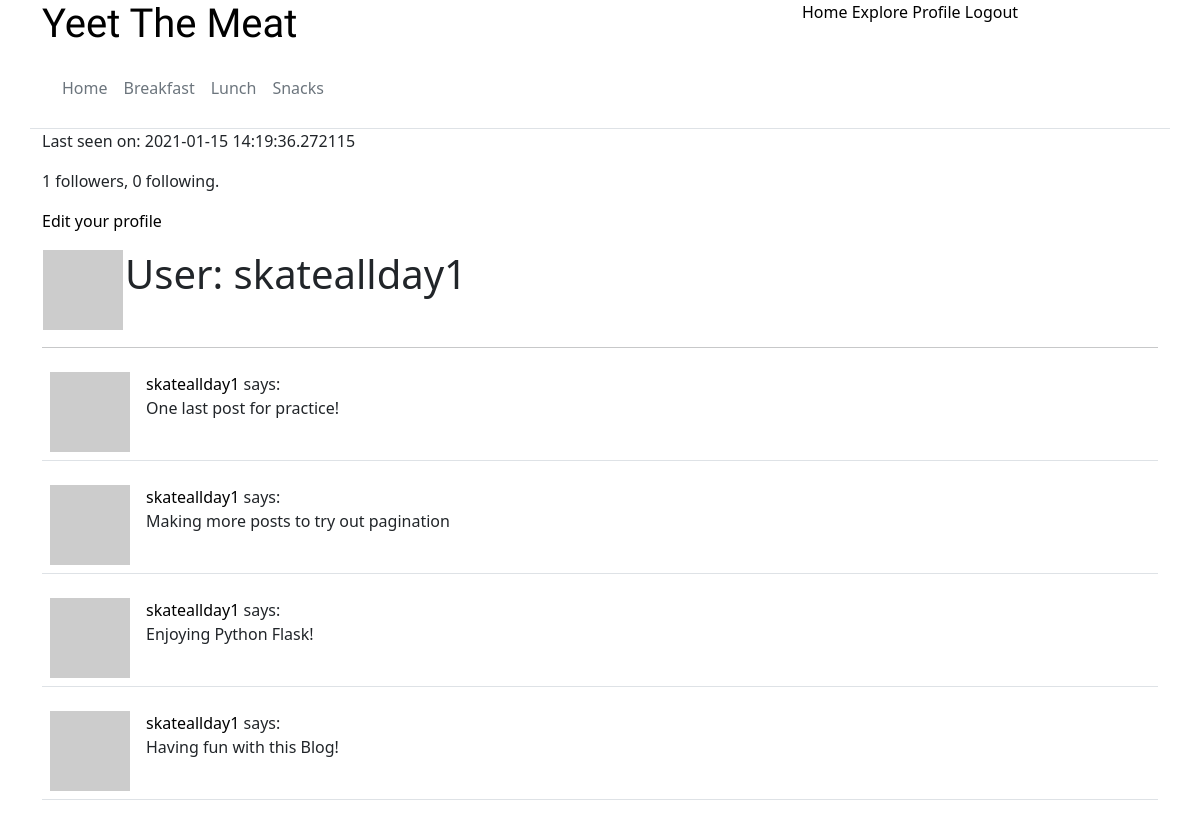
/user/skateallday1 (signed in, upper part), run on an earlier commit of the app's database.
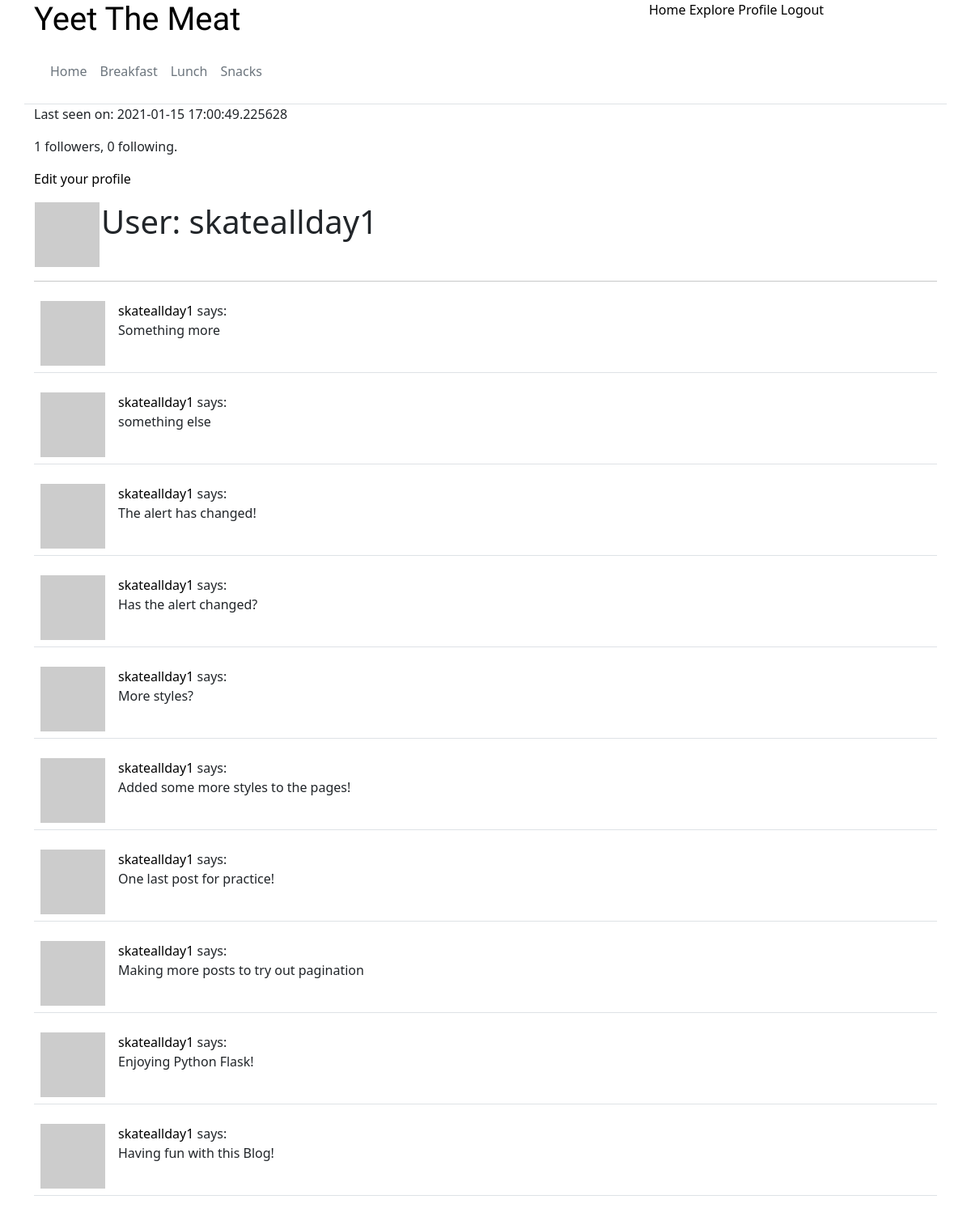
And on a later commit of the database.
### app/models.py (models this page shows, shortened)
class User(UserMixin, db.Model):
    id = db.Column(db.Integer, primary_key=True)
    username = db.Column(db.String(64), index=True, unique=True)
    email = db.Column(db.String(120), index=True, unique=True)
    password_hash = db.Column(db.String(128))
    posts = db.relationship('Post', backref='author', lazy='dynamic')
    about_me = db.Column(db.String(140))
    last_seen = db.Column(db.DateTime, default=datetime.utcnow)
    followed = db.relationship(
        'User', secondary=followers,
        primaryjoin=(followers.c.follower_id == id),
        secondaryjoin=(followers.c.followed_id == id),
        backref=db.backref('followers', lazy='dynamic'), lazy='dynamic')
    def avatar(self, size):
        digest = md5(self.email.lower().encode('utf-8')).hexdigest()
        return 'https://www.gravatar.com/avatar/{}?d=identicon&s={}'.format(
            digest, size)

class Post(db.Model):
    id = db.Column(db.Integer, primary_key=True)
    body = db.Column(db.String(140))
    timestamp = db.Column(db.DateTime, index=True, default=datetime.utcnow)
    user_id = db.Column(db.Integer, db.ForeignKey('user.id'))

### app/routes.py (the view)
@app.route('/user/<username>')
@login_required
def user(username):
        user = User.query.filter_by(username=username).first_or_404()
        page = request.args.get('page', 1, type=int)
        posts = user.posts.order_by(Post.timestamp.desc()).paginate(
                page, app.config['POST_PER_PAGE'], False)
        next_url = url_for('user', username = user.username, page=posts.next_num) \
                if posts.has_next else None
        prev_url = url_for('user', username = user.username, page=posts.prev_num) \
                if posts.has_prev else None
        form = EmptyForm()
        return render_template('user.html', user=user, posts=posts.items,
                                form=form, next_url=next_url, prev_url=prev_url)

### app/models.py (called while the page is built)
@login.user_loader
def load_user(id):
    return User.query.get(int(id))

### app/routes.py (called while the page is built)
@app.before_request
def before_request():
        if current_user.is_authenticated:
                current_user.last_seen = datetime.utcnow()
                db.session.commit()

### app/templates/user.html (shortened to what this page needs)
{% extends "template.html" %}
{% block content %}
    <table>
        <tr valign="top">
            <td><img src="{{user.avatar(128)}}"></td>
            <td><h1>User: {{ user.username }}</h1></td>
            {% if user.last_seen %}<p>Last seen on: {{ user.last_seen }}</p>{% endif %}
            <p>{{ user.followers.count() }} followers, {{ user.followed.count() }} following.</p>
            {% if user == current_user %}
            <p><a href="{{ url_for('edit_profile') }}">Edit your profile</a></p>
            {% endif %}
        </tr>
    </table>
    <hr>
    {% for post in posts %}
        {% include '_post.html' %}
    {% endfor %}
{% endblock %}

### app/templates/_post.html
<table class="table table-hover">
    <tr>
        <td width="70px">
            <a href="{{ url_for('user', username=post.author.username) }}">
                <img src="{{ post.author.avatar(70) }}" />
            </a>
        </td>
        <td>
            <a href="{{ url_for('user', username=post.author.username) }}">
                {{ post.author.username }}
            </a>
            says:
            <br>
            {{ post.body }}
        </td>
    </tr>
</table>

What changed in the data, as far as the page shows it:
changed User "skateallday1": last_seen "2021-01-15 14:19:36.272115" → "2021-01-15 17:00:49.225628"
added Post: author.username "skateallday1", body "Something more"
added Post: author.username "skateallday1", body "something else"
added Post: author.username "skateallday1", body "The alert has changed!"
added Post: author.username "skateallday1", body "Has the alert changed?"
added Post: author.username "skateallday1", body "More styles?"
added Post: author.username "skateallday1", body "Added some more styles to the pages!"
